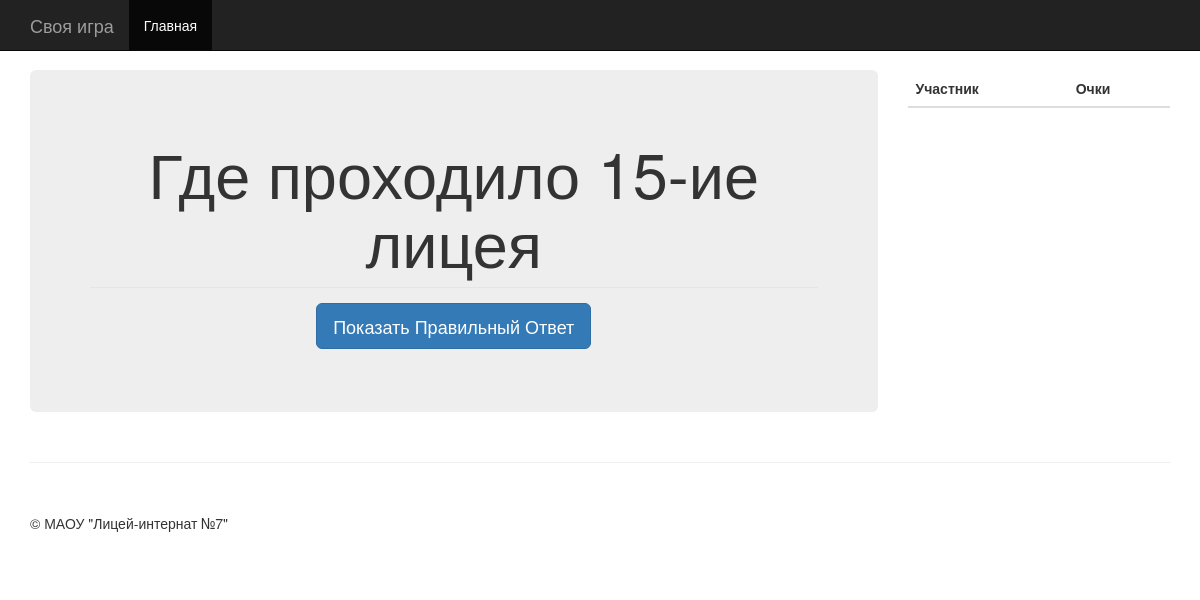
/question/6 (signed in), run on an earlier commit of the app's database.
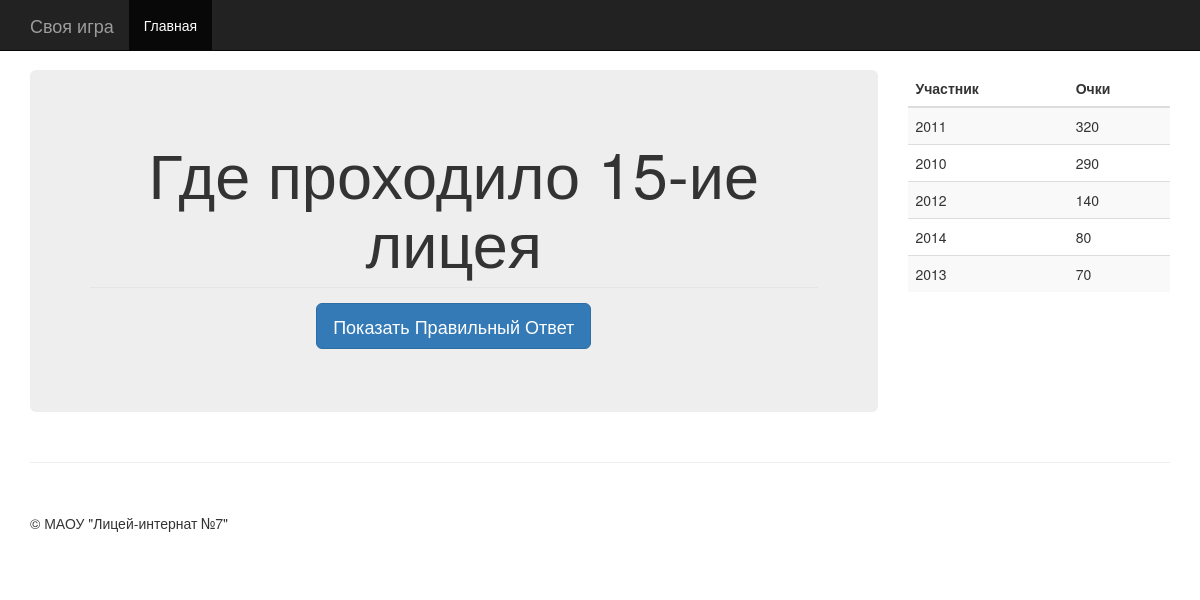
And on a later commit of the database.
### main/models.py (models this page shows, shortened)
class Question(models.Model):
    name = models.TextField(max_length=1000)
    topic_name = models.ForeignKey(Topic)
    SCORE_CHOICES = (
        (10, 10),
        (20, 20),
        (30, 30),
        (40, 40),
        (50, 50)
    )
    score = models.IntegerField(choices=SCORE_CHOICES)
    image = models.ImageField(blank=True, null=True, upload_to='imgs/questions')
    used = models.BooleanField(default=False)
    team_answered = models.ForeignKey(Team, blank=True, null=True)
    question_answer = models.TextField(max_length=1000)
    answer_image = models.ImageField(blank=True, null=True, upload_to='imgs/answers')
    class Meta:
        unique_together = ('topic_name', 'score')

class Team(models.Model):
    name = models.TextField(max_length=300)

### main/views.py (the view)
# urls.py: url(r'^question/(?P<qid>\d+)$', 'get_question', name='question'),
@login_required()
def get_question(request, qid):
    question = Question.objects.get(pk=qid)
    teams = Team.objects.all().order_by('name')
    teams_score = get_sorted_teams_data()
    return render(request, 'main/question.html', {'question': question, 'teams': teams, 'sorted_teams': teams_score})

### main/views.py (called while the page is built)
def get_sorted_teams_data():
    team_list = Team.objects.all()
    teams_score = {}
    for i in team_list:
        questions = i.question_set.all()
        sum = 0
        for j in questions:
            sum += j.score
        teams_score[i.name] = sum
    teams_score = sorted(teams_score.items(), key=operator.itemgetter(1), reverse=True)
    return teams_score

### main/templates/main/question.html (shortened to what this page needs)
{% extends 'main/main.html' %}
{% block mainarea %}
    {% if question.image %}
        <div class="row">
            <div class="col-md-8 text-center"> <h1>{{ question.name }}</h1></div>
            <div class="col-md-4"><img class="img-rounded" width="100%" src="/media/{{ question.image }}"></div>
        </div>
    {% else %}
        <h1 class="text-center">{{ question.name }}</h1>
    {% endif %}
    <div class="modal-footer">
    <button type="button" class="btn btn-primary btn-lg text-center center-block" data-toggle="modal" data-target="#myModal">
        Показать Правильный Ответ
    </button>
    </div>
{% endblock %}
{% block sidebarmenu %}
    <table class="table table-striped">
    <thead>
        <tr>
            <th>Участник</th>
            <th>Очки</th>
        </tr>
    </thead>
        <tbody class="">
        {% for team in sorted_teams %}
            <tr>
                <td>{{ team.0 }}</td>
                <td>{{ team.1 }}</td>
            </tr>
        {% endfor %}
    </tbody>
    </table>
{% endblock %}

### main/templates/main/main.html (shortened to what this page needs)
<!DOCTYPE html>
<html lang="en">
{% load staticfiles %}
  <head>
    <link href="{% static 'main/css/bootstrap.min.css' %}" rel="stylesheet">
    <link href="{% static 'main/css/offcanvas.css' %}" rel="stylesheet">
  </head>
  <body>
    <nav class="navbar navbar-fixed-top navbar-inverse">
      <div class="container">
        <div class="navbar-header">
          <a class="navbar-brand" href="{% url 'home' %}">Своя игра</a>
        </div>
        <div id="navbar" class="collapse navbar-collapse">
          <ul class="nav navbar-nav">
            <li class="active"><a href="{% url 'home' %}">Главная</a></li>
          </ul>
        </div>
      </div>
    </nav>
    <div class="container">
      <div class="row row-offcanvas row-offcanvas-right">
        <div class=" col-lg-10 col-lg-9">
          <div class="jumbotron">
              {% block mainarea %}{% endblock %}
          </div>
        </div>
        <div class="col-xs-6 col-sm-3 sidebar-offcanvas" id="sidebar">
          <div class="list-group">
              {% block sidebarmenu %}{% endblock %}
          </div>
        </div>
      </div>
      <hr>
      <footer>
        <p>&copy; МАОУ "Лицей-интернат №7"</p>
      </footer>
    </div>
  </body>
</html>

### main/static/main/css/offcanvas.css (style rules this page uses)
html, body { overflow-x: hidden; }
body { padding-top: 70px; }
footer { padding: 30px 0; }

What changed in the data, as far as the page shows it:
added Team: name "2011"
added Team: name "2010"
added Team: name "2012"
added Team: name "2014"
added Team: name "2013"
Also different on the page:
new list line: "320"
new list line: "290"
new list line: "140"
new list line: "80"
new list line: "70"
